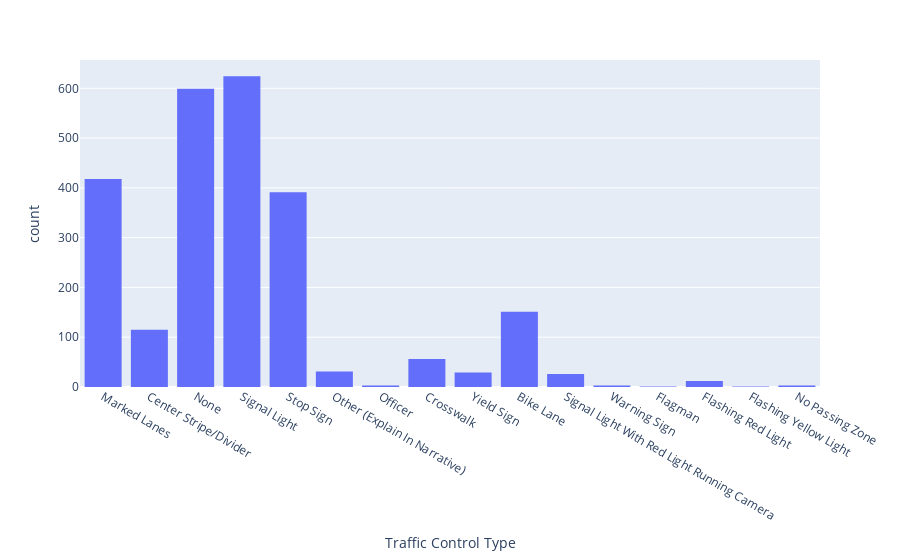

The notebook cell this image was saved under:
### Code cell
# Tracffic analysis plot 
fig = px.histogram(bikeCrash, x="Traffic Control Type")
fig.show()

### Figure 1 — Plotly figure (JSON) as saved in the notebook; plotly's stock layout.template omitted (floating-point values rounded to 4 significant figures; data arrays with more than 128 entries replaced by an {"elided": "..."} marker saying what was removed)
{"data": [{"alignmentgroup": "True", "bingroup": "x", "hovertemplate": "Traffic Control Type=%{x}<br>count=%{y}<extra></extra>", "legendgroup": "", "marker": {"color": "#636efa"}, "name": "", "offsetgroup": "", "orientation": "v", "showlegend": false, "type": "histogram", "x": {"elided": "2463 str values"}, "xaxis": "x", "yaxis": "y"}], "layout": {"barmode": "relative", "legend": {"tracegroupgap": 0}, "margin": {"t": 60}, "xaxis": {"anchor": "y", "domain": [0, 1], "title": {"text": "Traffic Control Type"}}, "yaxis": {"anchor": "x", "domain": [0, 1], "title": {"text": "count"}}}}
